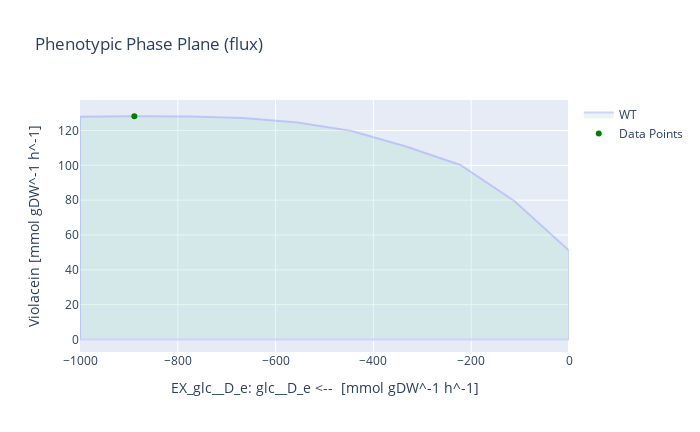

The notebook cell saved with this chart:
### Code cell
# With glucose as substrate
medium = model_LB_vio_fad.medium
with model_LB_vio_fad:
    
    model_LB_vio_fad.objective = model_LB_vio_fad.reactions.Growth
    growth_rate = model_LB_vio_fad.optimize().objective_value
    model_LB_vio_fad.objective = model_LB_vio_fad.reactions.Violacein
    violacein_production = model_LB_vio_fad.optimize().objective_value
    violacein_glc_yield = violacein_production / (-1*model_LB_vio_fad.reactions.EX_glc__D_e.flux)
    
    print('Oxygen and glucose boundaries set to default values (-10):')
    print('- Growth rate for V. natriegens [h^-1]:', growth_rate)
    print('- Max. violacein production [mmol gDW^-1 h^-1]:', violacein_production)
    print('- Theoretical maximum yield [mmol_vio / mmol_glc]:', violacein_glc_yield)
    
    model_LB_vio_fad.reactions.EX_o2_e.lower_bound = -1000
    model_LB_vio_fad.reactions.EX_glc__D_e.bounds = -1000,0
    model_LB_vio_fad.objective = model_LB_vio_fad.reactions.Growth
    growth_rate = model_LB_vio_fad.optimize().objective_value
    model_LB_vio_fad.objective = model_LB_vio_fad.reactions.Violacein
    violacein_production = model_LB_vio_fad.optimize().objective_value
    violacein_glc_yield = violacein_production / (-1*model_LB_vio_fad.reactions.EX_glc__D_e.flux)
    result = phenotypic_phase_plane(model_LB_vio_fad, 
                                variables=[model_LB_vio_fad.reactions.EX_glc__D_e],
                                objective=model_LB_vio_fad.reactions.Violacein,
                                points=10)
    x = result.data_frame.EX_glc__D_e[result.data_frame.objective_upper_bound.idxmax()]
    y = result.data_frame.objective_upper_bound[result.data_frame.objective_upper_bound.idxmax()]
    result.plot(plotter, points=[(x,y)], points_colors=["green"])
    
    print('Setting o2 boundary to -1000, and glucose boundary to -1000:')
    print("- The optimal glucose uptake for Violacein flux is [h^-1]:", result.data_frame.EX_glc__D_e[result.data_frame.objective_upper_bound.idxmax()])
    print('- Growth rate for V. natriegens [h^-1]:', growth_rate)
    print('- Max. violacein production [mmol gDW^-1 h^-1]:', violacein_production)
    print('- Theoretical maximum yield [mmol_vio / mmol_glc]:', violacein_glc_yield)

### Figure 1 — Plotly figure (JSON) as saved in the notebook; plotly's stock layout.template omitted (floating-point values rounded to 4 significant figures)
{"data": [{"fill": "toself", "fillcolor": "#B3E2CD", "hoverinfo": "none", "marker": {"line": {"color": "#B3E2CD"}, "opacity": 0.3}, "mode": "lines", "name": "WT", "opacity": 0.3, "type": "scatter", "x": [-1000, -888.9, -777.8, -666.7, -555.6, -444.4, -333.3, -222.2, -111.1, 0, 0, -111.1, -222.2, -333.3, -444.4, -555.6, -666.7, -777.8, -888.9, -1000, -1000, -1000], "y": [0, 0, 0, 0, 0, 0, 0, 0, 2.842e-14, 0, 51.03, 79.38, 100.2, 110.8, 119.8, 124.6, 127.2, 128.1, 128.2, 127.9, 0, 127.9]}, {"marker": {"color": ["green"]}, "mode": "markers", "name": "Data Points", "type": "scatter", "x": [-888.9], "y": [128.2]}], "layout": {"height": 432, "title": {"text": "Phenotypic Phase Plane (flux)"}, "width": 700, "xaxis": {"autorange": true, "range": [-1000, 0], "title": {"text": "EX_glc__D_e: glc__D_e <--  [mmol gDW^-1 h^-1]"}, "type": "linear"}, "yaxis": {"autorange": true, "range": [-7.24, 137.6], "title": {"text": "Violacein [mmol gDW^-1 h^-1]"}, "type": "linear"}}}
